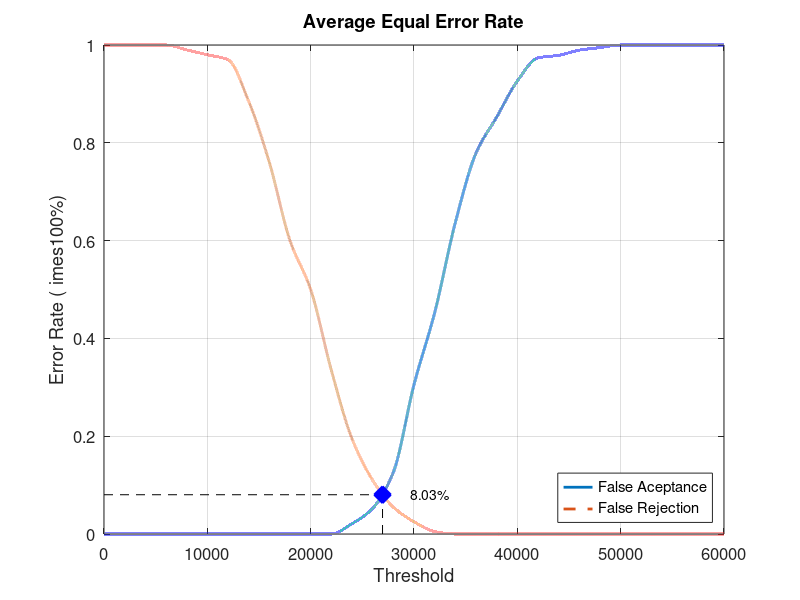
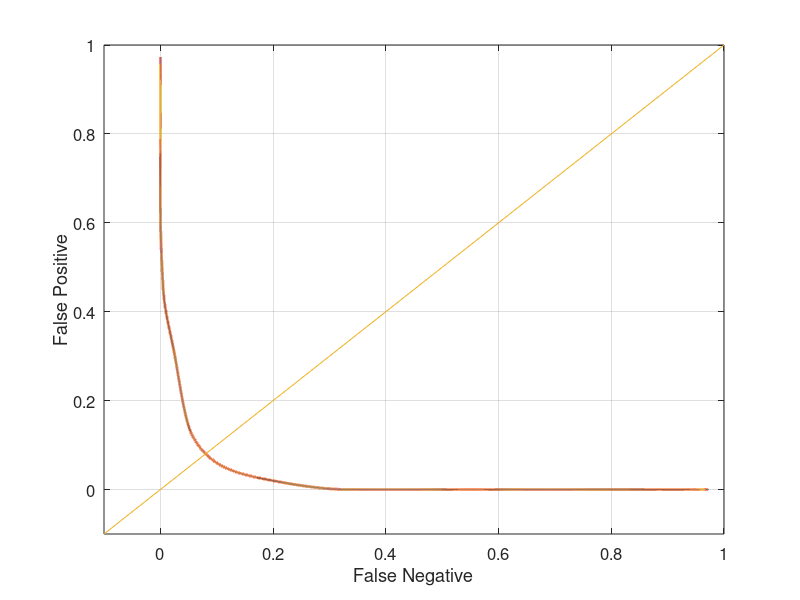

Reproduce these figures in MATLAB, in order.
close all;
clear;
clc;
x = 0:2000:60000;
xq = 0:0.5:60000;

y0 = [0 0 0 0 0 0 0 0 0 0 0 0 0.0210526 0.0526316 0.126316 0.305263 0.452632 0.636842 0.778947 0.852632 0.926316 0.973684 0.978947 0.989474 0.994737 1 1 1 1 1 1]
yy0 = interp1(x, y0, xq, 'pchip');
y1 = [1 1 1 1 0.99 0.98 0.97 0.885 0.76 0.6 0.5 0.335 0.195 0.11 0.055 0.025 0.005 0 0 0 0 0 0 0 0 0 0 0 0 0 0]
yy1 = interp1(x, y1, xq, 'pchip');

% Calculating EER: 
y2 = abs(y0 - y1);
find(y2 == min(y2))
yy2 = abs(yy0 - yy1);
xEER = find(yy2 == min(yy2));
xEERIndex = xq(xEER) % X-axis EER
yEER = yy0(xEER) % Y-axis EER

main = figure
plot(xq, yy0,'-','LineWidth', 2);	hold on
plot(xq, yy1,'--','LineWidth', 2);	hold on
plot([xEERIndex xEERIndex], [0 yEER], 'k--');	hold on
plot([0 xEERIndex], [yEER yEER], 'k--');	hold on
plot(xEERIndex, yEER, 'bx', 'LineWidth', 10);	hold on
text(xEERIndex + 10 * xEERIndex / 100, yEER, [num2str(round((10000 * yEER)) / 100) '%'])
legend('False Aceptance', 'False Rejection', 'Location', 'SouthEast')
xlabel('Threshold')
ylabel('Error Rate (	imes100%)')
title('Average Equal Error Rate')
set(gca, 'FontSize', 12)
axis([0 60000 0 1])
grid on

print(main, 'Database2_1Main', '-dpng');
FNRxFPR = figure('Color', [1 1 1]);
plot(yy1, yy0, '-', yy1, yy0, 'LineWidth', 2);
hold on
y = -0.1:0.1:1
plot(y, y); 
set(gca, 'FontSize', 12)
xlabel('False Negative')
ylabel('False Positive')
axis([-0.1 1 -0.1 1])
set(gca, 'FontSize', 12)
grid on

print(FNRxFPR, 'Database2_1FNRxFPR','-dpng');
